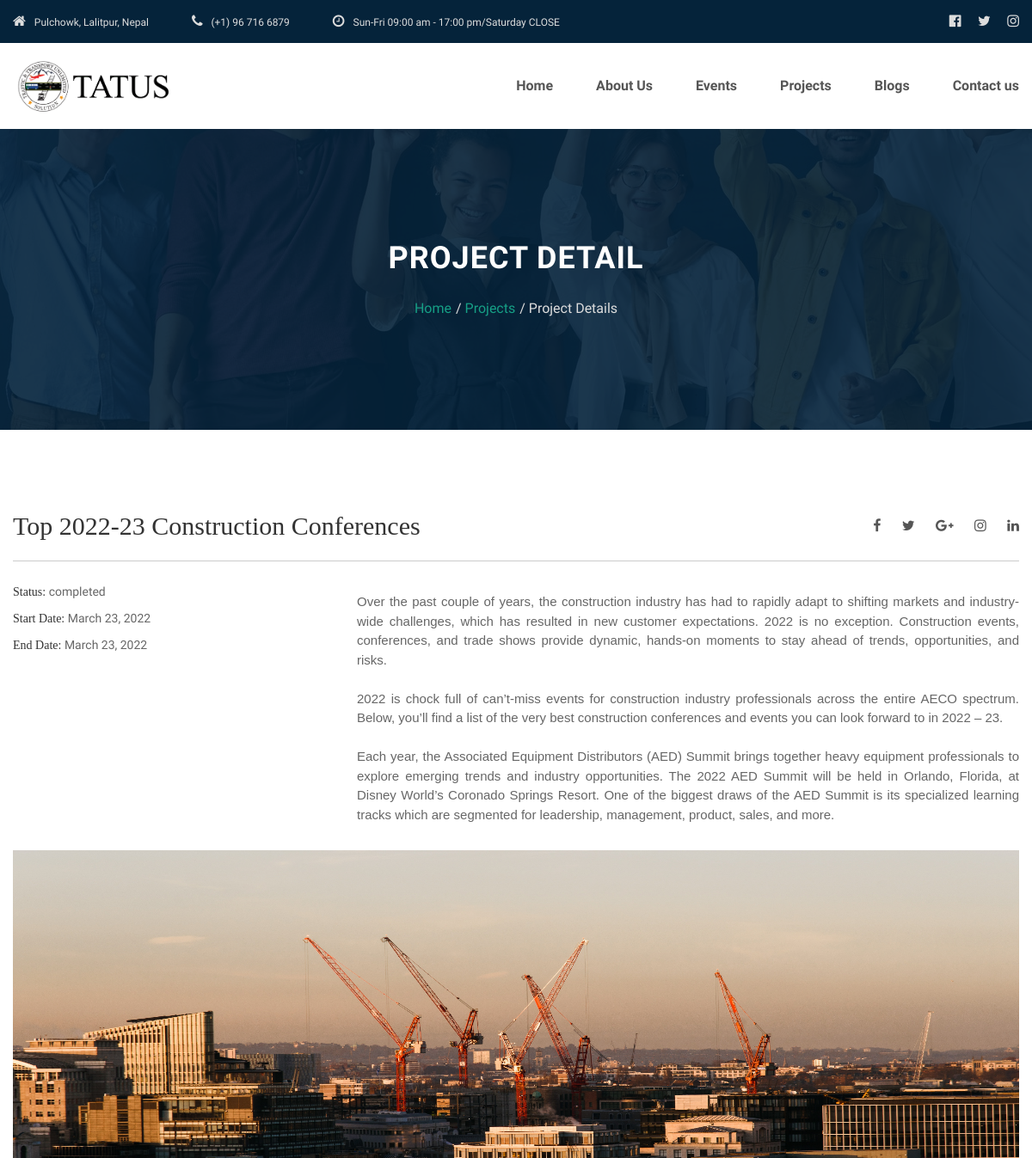
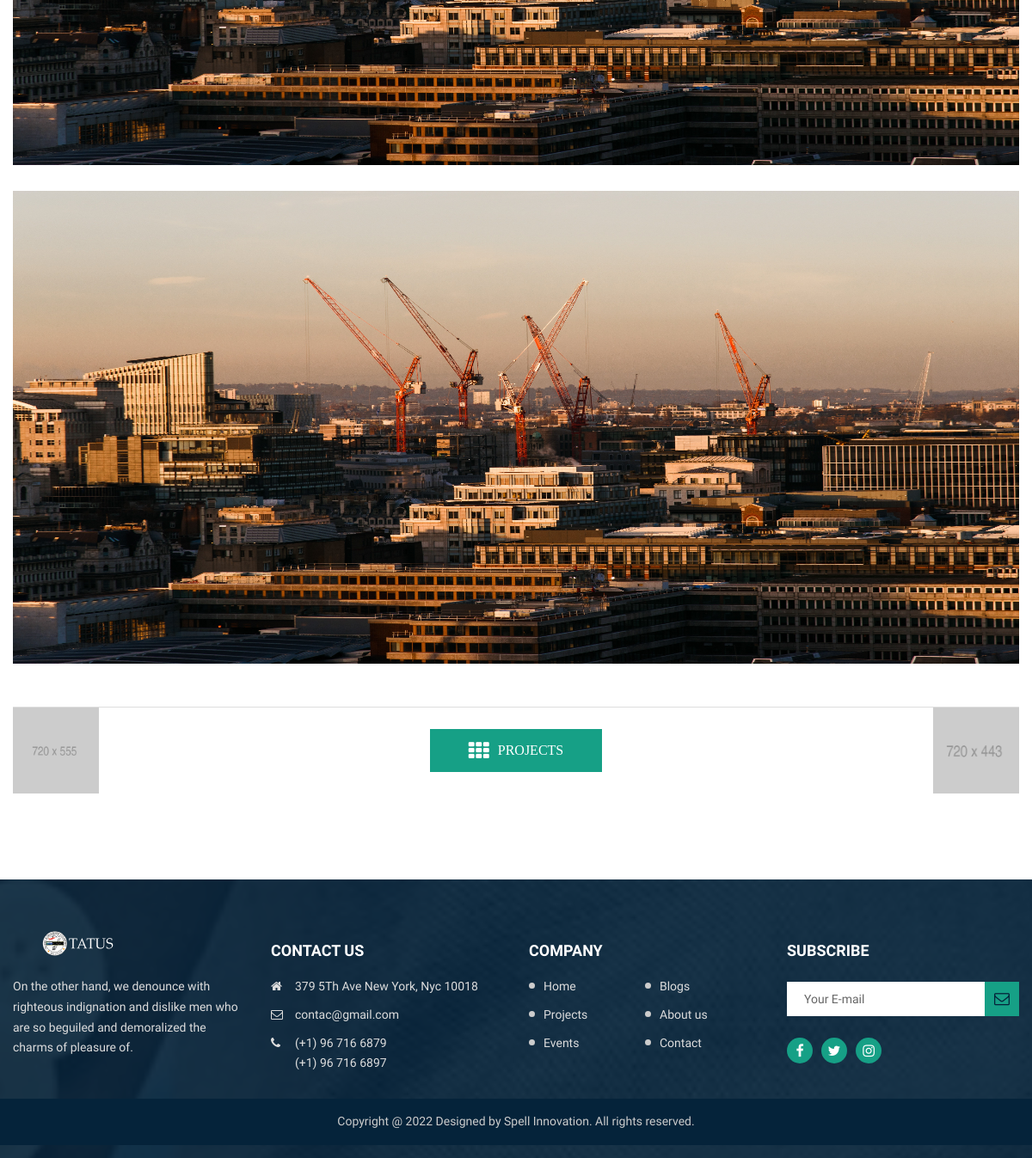
The page /project_single/1 on the database its author committed (2 pictures, top to bottom).
### features/models.py (models this page shows, shortened)
class Project(models.Model):
    project_id = models.AutoField(primary_key=True, null=False)
    STATUS_CHOICES = (
        ('ongoing', 'ongoing'),
        ('upcoming', 'upcoming'),
        ('completed', 'completed'),
    )
    project_title = models.CharField(max_length=1000,null=True)
    status = models.CharField(max_length=250, choices=STATUS_CHOICES, default='completed')
    description = models.TextField()
    start_date = models.DateField(max_length=1000,null=True)
    image1 = models.ImageField(null=True, upload_to='project_images/')
    image2 = models.ImageField( null=True, upload_to='project_images/')
    end_date = models.DateField(max_length=1000,null=True)
    created = models.DateTimeField(auto_now_add=True, null=True)

### features/views.py (the view)
# urls.py: path('project_single/<int:id>',views.project_single, name='project_single'),
def project_single (request, id):
    project=Project.objects.get(project_id= id)
    return render(request,'project_single.html',{'project':project})

### templates/project_single.html (shortened to what this page needs)
{% load static %}
{% include 'header.html' %}
<body class="animsition">
	{% include 'nav.html' %}
  <section
  class="bg-img1 kit-overlay1"
  style="background-image: url('{% static 'images/about.jpg' %}')">
  <div class="container size-h-3 p-tb-30 flex-col-c-c">
    <h2 class="t1-b-1 text-uppercase cl-0 txt-center m-b-25">Project Detail</h2>
    <div class="flex-wr-c-c">
      <a href="{% url 'home' %}" class="breadcrumb-item"> Home </a>
      <a href="{% url 'blogs' %}" class="breadcrumb-item"> Projects </a>
      <span class="breadcrumb-item"> Project Details </span>
    </div>
  </div>
</section>
<section class="bg-0 p-t-84 p-b-100">
  <div class="container">
    <div class="flex-wr-sb-c bo-b-1 bcl-12 p-b-12 m-b-24">
      <h3 class="t1-b-3 cl-3 m-r-30 m-tb-10">
        {{project.project_title}}
      </h3>
      <div class="m-rl--10 m-tb-10">
        <a href="#" class="fs-16 cl-5 hov-link2 trans-02 m-rl-10">
          <i class="fa fa-facebook-f"></i>
        </a>
        <a href="#" class="fs-16 cl-5 hov-link2 trans-02 m-rl-10">
          <i class="fa fa-twitter"></i>
        </a>
        <a href="#" class="fs-16 cl-5 hov-link2 trans-02 m-rl-10">
          <i class="fa fa-google-plus"></i>
        </a>
        <a href="#" class="fs-16 cl-5 hov-link2 trans-02 m-rl-10">
          <i class="fa fa-instagram"></i>
        </a>
        <a href="#" class="fs-16 cl-5 hov-link2 trans-02 m-rl-10">
          <i class="fa fa-linkedin"></i>
        </a>
      </div>
    </div>
    <div class="row">
      <div class="col-md-4 p-b-30">
        <ul>
          <li class="m-b-7">
            <span class="t1-s-5 cl-3">
              Status:
            </span>
            <span class="t1-s-2 cl-6">
              {{project.status}}
            </span>
          </li>
          <li class="m-b-7">
            <span class="t1-s-5 cl-3">
              Start Date:
            </span>
            <span class="t1-s-2 cl-6">
              {{project.start_date}}
            </span>
          </li>
          <li class="m-b-7">
            <span class="t1-s-5 cl-3">
              End Date:
            </span>
            <span class="t1-s-2 cl-6">
              {{project.end_date}}
            </span>
          </li>
        </ul>
      </div>
      <div class="col-md-8 p-b-30">
        <div>
          <p class="t1-s-2 cl-6 m-b-12">{{project.description|safe}}</p>
        </div>
      </div>
      <div class="col-12 p-b-20">
        <img class="max-s-full m-b-30" src="{{project.image1.url}}" alt="IMG" width="100%" height="550">
        <img class="max-s-full m-b-30" src="{{project.image2.url}}" alt="IMG" width="100%" height="550">
      </div>
    </div>
    <div class="block5 flex-wr-sb-c bo-t-1 bcl-14">
      <a href="#" class="block5-1 bg-img2" style="background-image: url(images/project-02.jpg);" title="Training Skill"></a>
      <a href="{% url 'projects' %}" class="block5-2 flex-c-c bg-11 t1-m-7 text-uppercase cl-0 hov-btn1 trans-02">
        <i class="fa fa-th fs-24 m-r-10"></i>
        Projects
      </a>
      <a href="#" class="block5-3 bg-img2" style="background-image: url(images/project-07.jpg);" title="Market Analysis"></a>
    </div>
  </div>
</section>
{% include 'footer.html' %}
</body>

### staticfiles/static/css/main.css (style rules this page uses)
.container { max-width: 1200px; }
.breadcrumb-item { display: -webkit-box; display: -webkit-flex; display: -moz-box; display: -ms-flexbox; display: flex; font-family: Roboto-Regular; font-size: 16px; line-height: 1.5; color: #ddd; -webkit-transition: all 0.2s; -o-transition: all 0.2s; -moz-transition: all 0.2s; transition: all 0.2s; }
.breadcrumb-item+.breadcrumb-item::before { height: 100%; content: "/"; font-family: Roboto-Regular; font-size: 16px; line-height: 1.5; padding-right: 4px; padding-left: 5px; color: #ddd; }
a.breadcrumb-item { color: #16a086; }
.block5-1, .block5-3 { display: block; width: 100px; height: 100px; position: relative; }
.block5-1::after, .block5-3::after { font-family: FontAwesome; font-size: 24px; color: #fff; display: -webkit-box; display: -webkit-flex; display: -moz-box; display: -ms-flexbox; display: flex; justify-content: center; align-items: center; position: absolute; width: 100%; height: 100%; background-color: rgba(5,35,58,0.8); opacity: 0; -webkit-transition: all 0.2s; -o-transition: all 0.2s; -moz-transition: all 0.2s; transition: all 0.2s; }
.block5-1::after { content: "\f104"; }
.block5-3::after { content: "\f105"; }
.block5-2 { width: 200px; height: 50px; }
.bcl-12 { border-color: #ccc; }
.bcl-14 { border-color: #ddd; }
.cl-0 { color: #fff; }
.cl-3 { color: #333; }
.cl-5 { color: #555; }
.cl-6 { color: #666; }
.t1-s-2 { font-family: Roboto-Regular; font-size: 14px; line-height: 1.7; }
.t1-s-5 { font-family: Roboto-Medium; font-size: 14px; line-height: 1.7; }
.t1-m-7 { font-family: Roboto-Medium; font-size: 16px; line-height: 1.5; }
.t1-b-1 { font-family: Roboto-Bold; font-size: 36px; line-height: 1.2; letter-spacing: 1px; }
.t1-b-3 { font-family: Roboto-Medium; font-size: 30px; line-height: 1.2; }
.size-h-3 { min-height: 350px; }
.bg-0 { background-color: #fff; }
.bg-11 { background-color: #16a086; }
.bg-img1 { background-position: center center; background-repeat: no-repeat; background-size: cover; }
.bg-img2 { background-position: center top; background-repeat: no-repeat; background-size: cover; }
.kit-overlay2, .kit-overlay1 { position: relative; z-index: 1; }
.kit-overlay2::before, .kit-overlay1::before { content: ""; display: block; position: absolute; z-index: -1; width: 100%; height: 100%; top: 0; left: 0; background: #05233a; }
.kit-overlay1::before { opacity: 0.9; }

### rows shown on the page
Project: project_title "Top 2022-23 Construction Conferences", status "completed", start_date "March 23, 2022", end_date "March 23, 2022", description "Over the past couple of years, the construction industry has had to rapidly adapt to shifting markets and industry-wide challenges, which has resulted in new customer expectations. 2022 is no exception. Construction events, conferences, and trade shows provide dynamic, hands-on moments to stay ahead of trends, opportunities, and risks. 2022 is chock full of can’t-miss events for construction industry professionals across the entire AECO spectrum. Below, you’ll find a list of the very best construction conferences and events you can look forward to in 2022 – 23. Each year, the Associated Equipment Distributors (AED) Summit brings together heavy equipment professionals to explore emerging…", image1 (picture), image2 (picture)
